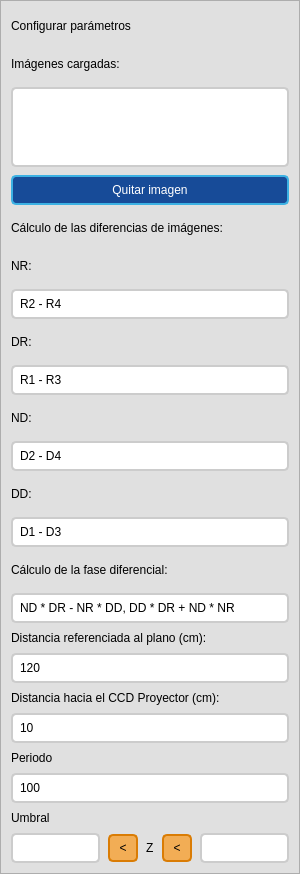
       <widget class="QFrame" name="frame_herramientas">
        <property name="minimumSize">
         <size>
          <width>300</width>
          <height>700</height>
         </size>
        </property>
        <property name="maximumSize">
         <size>
          <width>300</width>
          <height>16777215</height>
         </size>
        </property>
        <property name="styleSheet">
         <string notr="true">background-color: #E0E0E0;</string>
        </property>
        <property name="frameShape">
         <enum>QFrame::StyledPanel</enum>
        </property>
        <property name="frameShadow">
         <enum>QFrame::Raised</enum>
        </property>
        <layout class="QGridLayout" name="gridLayout_5">
         <property name="leftMargin">
          <number>10</number>
         </property>
         <property name="topMargin">
          <number>10</number>
         </property>
         <property name="rightMargin">
          <number>10</number>
         </property>
         <property name="bottomMargin">
          <number>10</number>
         </property>
         <property name="spacing">
          <number>8</number>
         </property>
         <item row="0" column="0">
          <layout class="QVBoxLayout" name="verticalLayout_2">
           <item>
            <widget class="QLabel" name="label_3">
             <property name="minimumSize">
              <size>
               <width>0</width>
               <height>30</height>
              </size>
             </property>
             <property name="styleSheet">
              <string notr="true">color: rgb(0, 0, 0);
font: 10pt &quot;Verdana&quot;;</string>
             </property>
             <property name="text">
              <string>Configurar parámetros</string>
             </property>
            </widget>
           </item>
           <item>
            <widget class="QLabel" name="label_4">
             <property name="minimumSize">
              <size>
               <width>0</width>
               <height>30</height>
              </size>
             </property>
             <property name="styleSheet">
              <string notr="true">color: rgb(0, 0, 0);
font: 8pt &quot;Verdana&quot;;</string>
             </property>
             <property name="text">
              <string>Imágenes cargadas:</string>
             </property>
            </widget>
           </item>
          </layout>
         </item>
         <item row="7" column="0">
          <widget class="QLineEdit" name="lineEdit_DR">
           <property name="minimumSize">
            <size>
             <width>0</width>
             <height>30</height>
            </size>
           </property>
           <property name="styleSheet">
            <string notr="true">QLineEdit {
    background-color: #FFFFFF; /* Color de fondo */
    border: 2px solid #CCCCCC; /* Borde */
    border-radius: 5px; /* Bordes redondeados */
    padding: 5px; /* Espaciado interno */
    color: #000000; /* Color del texto */
	font: 8pt &quot;Verdana&quot;;
}</string>
           </property>
           <property name="text">
            <string>R1 - R3</string>
           </property>
           <property name="placeholderText">
            <string>R1 - R3</string>
           </property>
          </widget>
         </item>
         <item row="12" column="0">
          <widget class="QLabel" name="label_6">
           <property name="minimumSize">
            <size>
             <width>0</width>
             <height>30</height>
            </size>
           </property>
           <property name="styleSheet">
            <string notr="true">color: rgb(0, 0, 0);
font: 8pt &quot;Verdana&quot;;</string>
           </property>
           <property name="text">
            <string>Cálculo de la fase diferencial:</string>
           </property>
          </widget>
         </item>
         <item row="9" column="0">
          <widget class="QLineEdit" name="lineEdit_ND">
           <property name="minimumSize">
            <size>
             <width>0</width>
             <height>30</height>
            </size>
           </property>
           <property name="styleSheet">
            <string notr="true">QLineEdit {
    background-color: #FFFFFF; /* Color de fondo */
    border: 2px solid #CCCCCC; /* Borde */
    border-radius: 5px; /* Bordes redondeados */
    padding: 5px; /* Espaciado interno */
    color: #000000; /* Color del texto */
	font: 8pt &quot;Verdana&quot;;
}</string>
           </property>
           <property name="text">
            <string>D2 - D4</string>
           </property>
           <property name="placeholderText">
            <string>D2 - D4</string>
           </property>
          </widget>
         </item>
         <item row="11" column="0">
          <widget class="QLineEdit" name="lineEdit_DD">
           <property name="minimumSize">
            <size>
             <width>0</width>
             <height>30</height>
            </size>
           </property>
           <property name="styleSheet">
            <string notr="true">QLineEdit {
    background-color: #FFFFFF; /* Color de fondo */
    border: 2px solid #CCCCCC; /* Borde */
    border-radius: 5px; /* Bordes redondeados */
    padding: 5px; /* Espaciado interno */
    color: #000000; /* Color del texto */
	font: 8pt &quot;Verdana&quot;;
}</string>
           </property>
           <property name="text">
            <string>D1 - D3</string>
           </property>
           <property name="placeholderText">
            <string>D1 - D3</string>
           </property>
          </widget>
         </item>
         <item row="5" column="0">
          <widget class="QLineEdit" name="lineEdit_NR">
           <property name="minimumSize">
            <size>
             <width>0</width>
             <height>30</height>
            </size>
           </property>
           <property name="styleSheet">
            <string notr="true">QLineEdit {
    background-color: #FFFFFF; /* Color de fondo */
    border: 2px solid #CCCCCC; /* Borde */
    border-radius: 5px; /* Bordes redondeados */
    padding: 5px; /* Espaciado interno */
    color: #000000; /* Color del texto */
	font: 8pt &quot;Verdana&quot;;
}</string>
           </property>
           <property name="text">
            <string>R2 - R4</string>
           </property>
           <property name="placeholderText">
            <string>R2 - R4</string>
           </property>
          </widget>
         </item>
         <item row="10" column="0">
          <widget class="QLabel" name="label_8">
           <property name="minimumSize">
            <size>
             <width>0</width>
             <height>30</height>
            </size>
           </property>
           <property name="styleSheet">
            <string notr="true">color: rgb(0, 0, 0);
font: 8pt &quot;Verdana&quot;;</string>
           </property>
           <property name="text">
            <string>DD:</string>
           </property>
          </widget>
         </item>
         <item row="8" column="0">
          <widget class="QLabel" name="label_7">
           <property name="minimumSize">
            <size>
             <width>0</width>
             <height>30</height>
            </size>
           </property>
           <property name="styleSheet">
            <string notr="true">color: rgb(0, 0, 0);
font: 8pt &quot;Verdana&quot;;</string>
           </property>
           <property name="text">
            <string>ND:</string>
           </property>
          </widget>
         </item>
         <item row="4" column="0">
          <widget class="QLabel" name="label">
           <property name="minimumSize">
            <size>
             <width>0</width>
             <height>30</height>
            </size>
           </property>
           <property name="styleSheet">
            <string notr="true">color: rgb(0, 0, 0);
font: 8pt &quot;Verdana&quot;;</string>
           </property>
           <property name="text">
            <string>NR:</string>
           </property>
          </widget>
         </item>
         <item row="21" column="0">
          <layout class="QHBoxLayout" name="horizontalLayout_4">
           <item>
            <widget class="QLineEdit" name="lineEdit_umbral_mayor">
             <property name="styleSheet">
              <string notr="true">QLineEdit {
    background-color: #FFFFFF; /* Color de fondo */
    border: 2px solid #CCCCCC; /* Borde */
    border-radius: 5px; /* Bordes redondeados */
    padding: 5px; /* Espaciado interno */
    color: #000000; /* Color del texto */
	font: 8pt &quot;Verdana&quot;;
}</string>
             </property>
            </widget>
           </item>
           <item>
            <widget class="QPushButton" name="btn_umbral_mayor">
             <property name="maximumSize">
              <size>
               <width>30</width>
               <height>16777215</height>
              </size>
             </property>
             <property name="cursor">
              <cursorShape>PointingHandCursor</cursorShape>
             </property>
             <property name="styleSheet">
              <string notr="true">QPushButton {
    background-color: #F2AD55; /* Color de fondo */
    border: 2px solid #DA7C04; /* Borde */
    border-radius: 5px; /* Bordes redondeados */
    color: #000; /* Color del texto */
    padding: 5px 10px; /* Espaciado interno (vertical horizontal) */
	font: 8pt &quot;Verdana&quot;;
}</string>
             </property>
             <property name="text">
              <string>&lt;</string>
             </property>
            </widget>
           </item>
           <item>
            <widget class="QLabel" name="label_12">
             <property name="styleSheet">
              <string notr="true">color: rgb(0, 0, 0);
font: 8pt &quot;Verdana&quot;;</string>
             </property>
             <property name="text">
              <string>Z</string>
             </property>
            </widget>
           </item>
           <item>
            <widget class="QPushButton" name="btn_umbral_menor">
             <property name="maximumSize">
              <size>
               <width>30</width>
               <height>16777215</height>
              </size>
             </property>
             <property name="cursor">
              <cursorShape>PointingHandCursor</cursorShape>
             </property>
             <property name="styleSheet">
              <string notr="true">QPushButton {
    background-color: #F2AD55; /* Color de fondo */
    border: 2px solid #DA7C04; /* Borde */
    border-radius: 5px; /* Bordes redondeados */
    color: #000; /* Color del texto */
    padding: 5px 10px; /* Espaciado interno (vertical horizontal) */
	font: 8pt &quot;Verdana&quot;;
}</string>
             </property>
             <property name="text">
              <string>&lt;</string>
             </property>
            </widget>
           </item>
           <item>
            <widget class="QLineEdit" name="lineEdit_umbral_menor">
             <property name="styleSheet">
              <string notr="true">QLineEdit {
    background-color: #FFFFFF; /* Color de fondo */
    border: 2px solid #CCCCCC; /* Borde */
    border-radius: 5px; /* Bordes redondeados */
    padding: 5px; /* Espaciado interno */
    color: #000000; /* Color del texto */
	font: 8pt &quot;Verdana&quot;;
}</string>
             </property>
            </widget>
           </item>
          </layout>
         </item>
         <item row="6" column="0">
          <widget class="QLabel" name="label_2">
           <property name="minimumSize">
            <size>
             <width>0</width>
             <height>30</height>
            </size>
           </property>
           <property name="styleSheet">
            <string notr="true">color: rgb(0, 0, 0);
font: 8pt &quot;Verdana&quot;;</string>
           </property>
           <property name="text">
            <string>DR:</string>
           </property>
          </widget>
         </item>
         <item row="13" column="0">
          <widget class="QLineEdit" name="lineEdit_fase_dif">
           <property name="minimumSize">
            <size>
             <width>0</width>
             <height>30</height>
            </size>
           </property>
           <property name="styleSheet">
            <string notr="true">QLineEdit {
    background-color: #FFFFFF; /* Color de fondo */
    border: 2px solid #CCCCCC; /* Borde */
    border-radius: 5px; /* Bordes redondeados */
    padding: 5px; /* Espaciado interno */
    color: #000000; /* Color del texto */
	font: 8pt &quot;Verdana&quot;;
}</string>
           </property>
           <property name="text">
            <string>ND * DR - NR * DD, DD * DR + ND * NR</string>
           </property>
           <property name="placeholderText">
            <string>ND * DR - NR * DD, DD * DR + ND * NR</string>
           </property>
          </widget>
         </item>
         <item row="3" column="0">
          <widget class="QLabel" name="label_5">
           <property name="minimumSize">
            <size>
             <width>0</width>
             <height>30</height>
            </size>
           </property>
           <property name="styleSheet">
            <string notr="true">color: rgb(0, 0, 0);
font: 8pt &quot;Verdana&quot;;</string>
           </property>
           <property name="text">
            <string>Cálculo de las diferencias de imágenes:</string>
           </property>
          </widget>
         </item>
         <item row="2" column="0">
          <widget class="QPushButton" name="btn_quitarimg">
           <property name="minimumSize">
            <size>
             <width>0</width>
             <height>30</height>
            </size>
           </property>
           <property name="cursor">
            <cursorShape>PointingHandCursor</cursorShape>
           </property>
           <property name="styleSheet">
            <string notr="true">/* Estilo para botones de acción */
QPushButton {
    background-color: #174b98; /* Color de fondo */
    border: 2px solid #3cb1e3; /* Borde */
    border-radius: 5px; /* Bordes redondeados */
    color: #fff; /* Color del texto */
    padding: 5px 10px; /* Espaciado interno (vertical horizontal) */
	font: 8pt &quot;Verdana&quot;;
}

/* Estilo para botones de acción al pasar el mouse */
QPushButton:hover {
    background-color: #164b98; /* Color de fondo al pasar el mouse */
    border: 2px solid #FFA000; /* Borde al pasar el mouse */
    color: #fff; /* Color del texto al pasar el mouse */
}</string>
           </property>
           <property name="text">
            <string>Quitar imagen</string>
           </property>
          </widget>
         </item>
         <item row="1" column="0">
          <widget class="QListView" name="list_img">
           <property name="minimumSize">
            <size>
             <width>0</width>
             <height>50</height>
            </size>
           </property>
           <property name="maximumSize">
            <size>
             <width>16777215</width>
             <height>80</height>
            </size>
           </property>
           <property name="styleSheet">
            <string notr="true">/* Estilo para el ListView */
QListView {
    background-color: #FFFFFF; /* Color de fondo */
    border: 2px solid #CCCCCC; /* Borde */
    border-radius: 5px; /* Bordes redondeados */
    padding: 5px; /* Espaciado interno */
    color: #000000; /* Color del texto */
	font: 8pt &quot;Verdana&quot;;
}

/* Estilo para los elementos del ListView */
QListView::item {
    height: 25px; /* Altura de los elementos */
}

/* Estilo para los elementos del ListView al pasar el mouse */
QListView::item:hover {
    background-color: #D0D0D0; /* Color de fondo al pasar el mouse */
	color: #000;
}</string>
           </property>
          </widget>
         </item>
         <item row="20" column="0">
          <widget class="QLabel" name="label_11">
           <property name="styleSheet">
            <string notr="true">color: rgb(0, 0, 0);
font: 8pt &quot;Verdana&quot;;</string>
           </property>
           <property name="text">
            <string>Umbral</string>
           </property>
          </widget>
         </item>
         <item row="14" column="0">
          <widget class="QLabel" name="label_21">
           <property name="styleSheet">
            <string notr="true">color: rgb(0, 0, 0);
font: 8pt &quot;Verdana&quot;;</string>
           </property>
           <property name="text">
            <string>Distancia referenciada al plano (cm):</string>
           </property>
          </widget>
         </item>
         <item row="15" column="0">
          <widget class="QLineEdit" name="lineEdit_distancia_plano">
           <property name="styleSheet">
            <string notr="true">QLineEdit {
    background-color: #FFFFFF; /* Color de fondo */
    border: 2px solid #CCCCCC; /* Borde */
    border-radius: 5px; /* Bordes redondeados */
    padding: 5px; /* Espaciado interno */
    color: #000000; /* Color del texto */
	font: 8pt &quot;Verdana&quot;;
}</string>
           </property>
           <property name="text">
            <string>120</string>
           </property>
          </widget>
         </item>
         <item row="17" column="0">
          <widget class="QLineEdit" name="lineEdit_distancis_ccd">
           <property name="styleSheet">
            <string notr="true">QLineEdit {
    background-color: #FFFFFF; /* Color de fondo */
    border: 2px solid #CCCCCC; /* Borde */
    border-radius: 5px; /* Bordes redondeados */
    padding: 5px; /* Espaciado interno */
    color: #000000; /* Color del texto */
	font: 8pt &quot;Verdana&quot;;
}</string>
           </property>
           <property name="text">
            <string>10</string>
           </property>
          </widget>
         </item>
         <item row="19" column="0">
          <widget class="QLineEdit" name="lineEdit_periodo">
           <property name="styleSheet">
            <string notr="true">QLineEdit {
    background-color: #FFFFFF; /* Color de fondo */
    border: 2px solid #CCCCCC; /* Borde */
    border-radius: 5px; /* Bordes redondeados */
    padding: 5px; /* Espaciado interno */
    color: #000000; /* Color del texto */
	font: 8pt &quot;Verdana&quot;;
}</string>
           </property>
           <property name="text">
            <string>100</string>
           </property>
          </widget>
         </item>
         <item row="18" column="0">
          <widget class="QLabel" name="label_23">
           <property name="styleSheet">
            <string notr="true">color: rgb(0, 0, 0);
font: 8pt &quot;Verdana&quot;;</string>
           </property>
           <property name="text">
            <string>Periodo</string>
           </property>
          </widget>
         </item>
         <item row="16" column="0">
          <widget class="QLabel" name="label_22">
           <property name="styleSheet">
            <string notr="true">color: rgb(0, 0, 0);
font: 8pt &quot;Verdana&quot;;</string>
           </property>
           <property name="text">
            <string>Distancia hacia el CCD Proyector (cm):</string>
           </property>
          </widget>
         </item>
        </layout>
       </widget>
